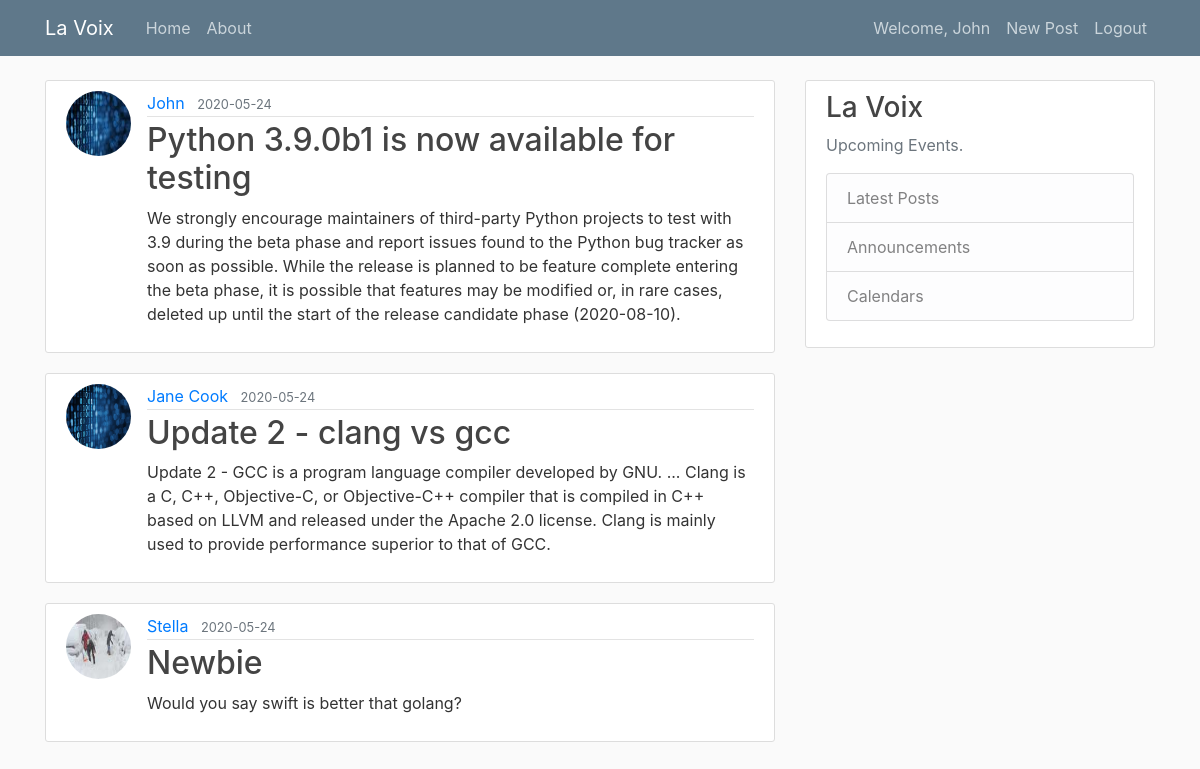
The app's page / (signed in) with its own data.
### MyBlogApp/models.py (models this page shows)
class User(db.Model, UserMixin):
    id = db.Column(db.Integer, primary_key=True)
    username = db.Column(db.String(20), unique=True, nullable=False)
    email = db.Column(db.String(120), unique=True, nullable=False)
    image_file = db.Column(db.String(20), nullable=False, default='default.jpg')
    password = db.Column(db.String(60), nullable=False)
    posts = db.relationship('Post', backref='author')

class Post(db.Model):
    id= db.Column(db.Integer, primary_key=True)
    title = db.Column(db.String(100), nullable=False)
    date_posted = db.Column(db.DateTime, nullable=False, default=datetime.utcnow)
    content = db.Column(db.Text, nullable=False)
    user_id = db.Column(db.Integer, db.ForeignKey('user.id'), nullable=False)

### MyBlogApp/routes.py (the view)
@app.route('/')
def home():
    posts = Post.query.all() #grap all the post and place on the homepage
    return render_template('home.html', posts=posts)

### MyBlogApp/models.py (called while the page is built)
@login_manager.user_loader
def load_user(user_id):
    return User.query.get(int(user_id))

### MyBlogApp/templates/home.html
{% extends "layout.html" %}
{% block content %}
    {% for post in posts %}
        <article class="media content-section">
          <img class="rounded-circle article-img" src="{{ url_for('static', filename='profile_pics/' + post.author.image_file) }}">
          <div class="media-body">
            <div class="article-metadata">
              <a class="mr-2" href="#">{{ post.author.username }}</a>
              <small class="text-muted">{{ post.date_posted.strftime('%Y-%m-%d') }}</small>
            </div>
            <h2><a class="article-title" href="{{ url_for('post', post_id=post.id) }}">{{ post.title }}</a></h2>
            <p class="article-content">{{ post.content }}</p>
          </div>
        </article>
    {% endfor %}
{% endblock content %}

### MyBlogApp/templates/layout.html (shortened to what this page needs)
<!DOCTYPE html>
<html lang="en">
<head>
    <link rel="stylesheet" href="https://stackpath.bootstrapcdn.com/bootstrap/4.4.1/css/bootstrap.min.css">
    <link rel="stylesheet" type="text/css" href="{{ url_for('static', filename='main.css') }}">
</head>
<body>
    <header class="site-header">
        <nav class="navbar navbar-expand-md navbar-dark bg-steel fixed-top">
          <div class="container">
            <a class="navbar-brand mr-4" href="/">La Voix</a>
            <div class="collapse navbar-collapse" id="navbarToggle">
              <div class="navbar-nav mr-auto">
                <a class="nav-item nav-link" href= "{{ url_for('home') }}">Home</a>
                <a class="nav-item nav-link" href= "{{ url_for('about') }}">About</a>
              </div>
              <div class="navbar-nav">
                {% if current_user.is_authenticated%}
                  <a class="nav-item nav-link" href= "{{ url_for('account') }}">Welcome, {{ current_user.username }}</a>
                  <a class="nav-item nav-link" href= "{{ url_for('create_post') }}">New Post</a>
                  <a class="nav-item nav-link" href= "{{ url_for('logout') }}">Logout</a>
                {% else %}
                  <a class="nav-item nav-link" href= "{{ url_for('login') }}">Login</a>
                  <a class="nav-item nav-link" href= "{{ url_for('register') }}">Register</a>
                {% endif %}
              </div>
            </div>
          </div>
        </nav>
      </header>
      <main role="main" class="container">
        <div class="row">
          <div class="col-md-8">
            {% block content %}{% endblock %}
          </div>
          <div class="col-md-4">
            <div class="content-section">
              <h3>La Voix</h3>
              <p class='text-muted'>Upcoming Events.
                <ul class="list-group">
                  <li class="list-group-item list-group-item-light">Latest Posts</li>
                  <li class="list-group-item list-group-item-light">Announcements</li>
                  <li class="list-group-item list-group-item-light">Calendars</li>
                </ul>
              </p>
            </div>
          </div>
        </div>
      </main>
</body>
</html>

### MyBlogApp/static/main.css (style rules this page uses)
body { background: #fafafa; color: #333333; margin-top: 5rem; }
h1, h2, h3, h4, h5, h6 { color: #444444; }
.bg-steel { background-color: #5f788a; }
.site-header .navbar-nav .nav-link { color: #cbd5db; }
.content-section { background: #ffffff; padding: 10px 20px; border: 1px solid #dddddd; border-radius: 3px; margin-bottom: 20px; }
.article-title { color: #444444; }
.article-content { white-space: pre-line; }
.article-img { height: 65px; width: 65px; margin-right: 16px; }
.article-metadata { padding-bottom: 1px; margin-bottom: 4px; border-bottom: 1px solid #e3e3e3 }

### records on screen
User: username "John"
Post: image_file (picture), author.username "John", date_posted "2020-05-24", title "Python 3.9.0b1 is now available for testing", content "We strongly encourage maintainers of third-party Python projects to test with 3.9 during the beta phase and report issues found to the Python bug tracker as soon as possible. While the release is planned to be feature complete entering the beta phase, it is possible that features may be modified or, in rare cases, deleted up until the start of the release candidate phase (2020-08-10)."
Post: image_file (placeholder picture), author.username "Jane Cook", date_posted "2020-05-24", title "Update 2 - clang vs gcc", content "Update 2 - GCC is a program language compiler developed by GNU. ... Clang is a C, C++, Objective-C, or Objective-C++ compiler that is compiled in C++ based on LLVM and released under the Apache 2.0 license. Clang is mainly used to provide performance superior to that of GCC."
Post: image_file (picture), author.username "Stella", date_posted "2020-05-24", title "Newbie", content "Would you say swift is better that golang?"
